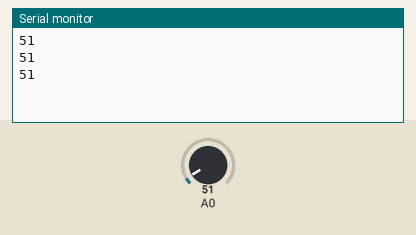
A sketch run on a simulated Arduino Uno, built with avr-gcc and run on an emulated ATmega328P. On the bench: the last lines printed to the serial monitor. Inputs (shaded band) come from the test bench; at power-on: A0 = 51.

Above: at 1.3 s.
1.4 s: A0 set to 61
At 1.9 s:
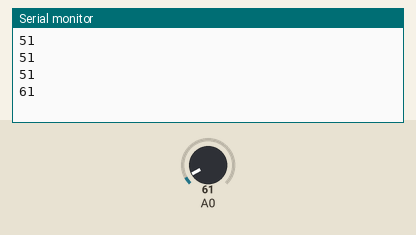
2.9 s: A0 set to 71
At 3.4 s:
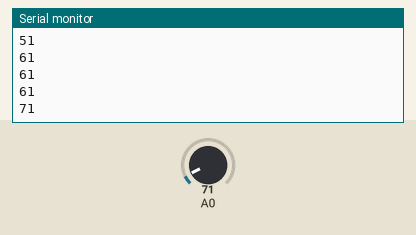
Timing chart, 0 to 5.9 s (numbered marks = the images above; inputs shaded):
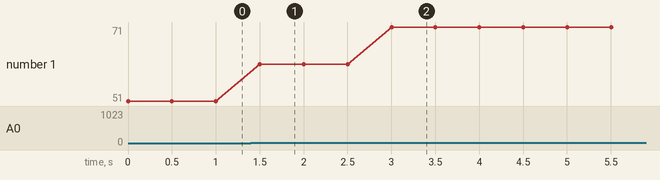

Measured:
- after the input at 1.4 s, the serial monitor: prints a new line after 0.10 s (image 1)
- after the input at 2.9 s, the serial monitor: prints a new line after 0.10 s (image 2)
- plotted number 1: 51 → 61 after the input at 1.4 s, 61 → 71 after the input at 2.9 s

The sketch:

analog_read.ino
```cpp
//this code can be used with potentiometer, ldr, lm35 and for acquiring any analog voltage
int i=0;

void setup() {

  pinMode(A0,INPUT);
  Serial.begin(9600);

}

void loop() {

  i=analogRead(A0);
  Serial.println(i);
  delay(500);
}
```
